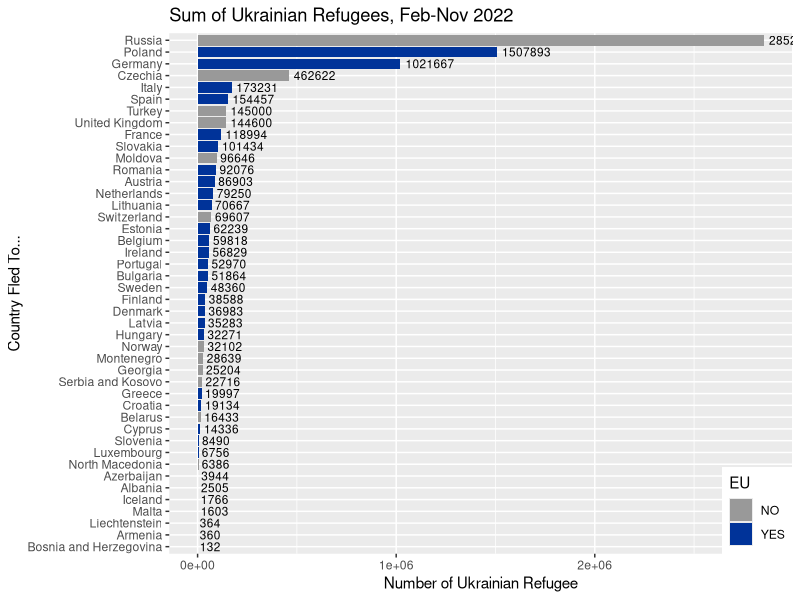

Here is the R script that generated this plot:
# First, clear memory and the Console  

rm(list=ls(all=TRUE)) 
cat("\014") 

library(here) 
library(tidyverse) 
library (ggplot2)


# Import data into dataframe 
ukraine <- read_csv('Ukrainian_refugees.csv')

names(ukraine)[3] <- 'Number'


eur <- data.frame(Country = c ("Austria", "Belgium", "Bulgaria", "Croatia", "Cyprus", "Denmark", "Estonia", "Finland", "France", "Germany", "Greece", "Hungary", "Ireland", "Italy", "Latvia", "Lithuania", "Luxembourg", "Malta", "Netherlands", "Poland", "Portugal", "Romania", "Slovakia", "Slovenia", "Spain", "Sweden"))
n <-length(ukraine$Country)
for (i in 1:n) {
  if (ukraine$Country[i]%in% eur$Country){
    ukraine$eur[i]<-"YES"}
else {
  ukraine$eur[i]<-"NO"
}
}



final<-ggplot(data=ukraine, aes(x=reorder(Country,Number), y=Number, fill = eur)) +
  geom_col()+coord_flip()+
  geom_text(aes(label = Number), 
            position = position_dodge(width = 0.9),
            size = 3,
            hjust = -0.1) + scale_fill_manual(values=c("#999999","#003399"))+
  labs(x = "Country Fled To...",  
       y = "Number of Ukrainian Refugee", 
       title = "Sum of Ukrainian Refugees, Feb-Nov 2022",
       fill = "EU")+
  theme(legend.justification=c(1,0), legend.position=c(1,0))

final


